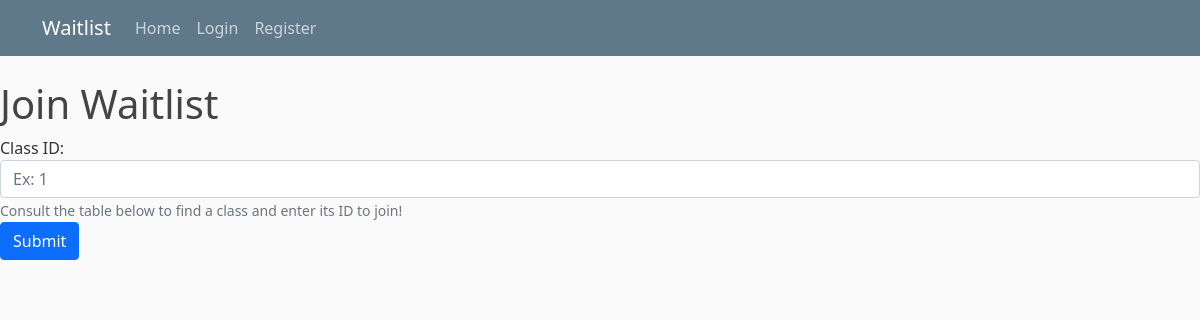
Before: /studenthome/joinwaitlist/ with the older database file.
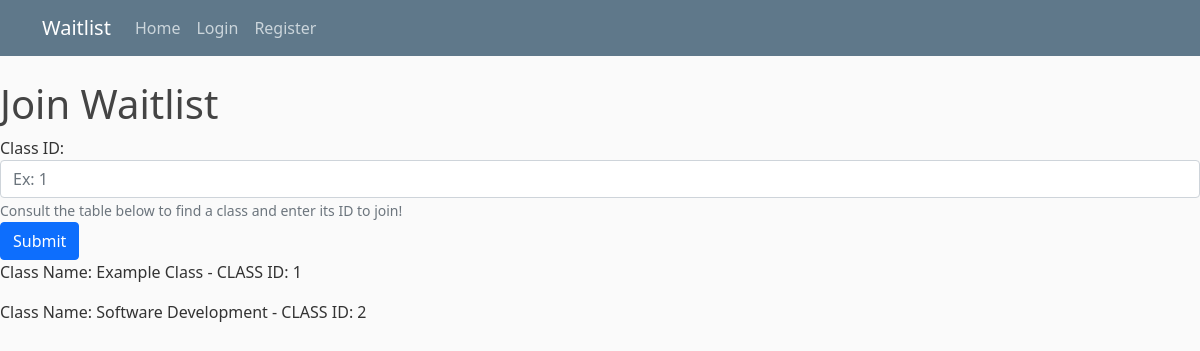
After: the same page with the newer database file.
### studentview/models.py (models this page shows)
class ClassWaitlist(models.Model):
    className = models.CharField(max_length=200, name="className")
    classCode = models.CharField(max_length=200) #ex: CSCI425
    crn = models.IntegerField(default=0)
    schedule = models.CharField(max_length=200)
    sortType = models.CharField(max_length=200) #we should probably change this to an enum eventually
    term = models.CharField(max_length=200) #we should probably turn this into some kind of custom datatype eventually
    professor = models.ForeignKey(User, on_delete=models.CASCADE) #dunno if cascade is nessicary.
    date_added = models.DateTimeField("date published")
    def __str__(self):
        return self.className

### studentview/views.py (the view)
# urls.py: path('joinwaitlist/',views.joinWaitlist, name='join-waitlist'),
def joinWaitlist(request):
    if request.method =='POST':
        classid = request.POST['classID']
        user = request.user
        message = ""
        waitlist = ClassWaitlist.objects.filter(id=classid).first()
        if waitlist and user:
            existing_ticket = StudentTicket.objects.filter(class_waitlist=waitlist, student=user).first()
            if existing_ticket:
                message = "You have already joined this class's waitlist."
            else:
                st = StudentTicket.objects.create(class_waitlist=waitlist, date_joined=timezone.now(), student=user)
                response = redirect('/studenthome/')
                return response
        else:
            message = "The specified class does not exist."
        context = {
            'title': 'join waitlist',
            'message': message,
            'classes': ClassWaitlist.objects.all(),
        }
        return render(request, 'studentview/join_waitlist.html', context)
    else:
        classes = ClassWaitlist.objects.all()
        context = {
            'title': 'join waitlist',
            'classes': classes
        }
        return render(request, 'studentview/join_waitlist.html', context)

### studentview/templates/studentview/join_waitlist.html (shortened to what this page needs)
{% extends "studentview/base.html" %}
{% block content %}
<h1>Join Waitlist</h1>
<form action="" method="post">
    <div class="form-group">
        <label for="classID">Class ID:</label>
        <input type="number" class="form-control" id="classID" name="classID" aria-describedby="idhelp" placeholder="Ex: 1">
        <small id="idhelp" class="form-text text-muted">Consult the table below to find a class and enter its ID to join!</small>
    </div>
    <button type="submit" class="btn btn-primary">Submit</button>
</form>
{% for aClass in classes %}
    <p> Class Name: {{ aClass }} - CLASS ID: {{aClass.id}}</p>
{% endfor %}
{% endblock content %}

### studentview/templates/studentview/base.html (shortened to what this page needs)
<!DOCTYPE html>
{% load static %}
<html lang="en">
<head>
    <link href="https://cdn.jsdelivr.net/npm/bootstrap@5.1.3/dist/css/bootstrap.min.css" rel="stylesheet">
    <link rel="stylesheet" type="text/css" href="{% static 'studentview/main.css' %}">
</head>
<body>
    <header class="site-header">
        <nav class="navbar navbar-expand-md navbar-dark bg-steel fixed-top">
            <div class="container">
                <a class="navbar-brand mr-4" href="/">Waitlist</a>
                <div class="collapse navbar-collapse" id="navbarToggle">
                    <div class="navbar-nav mr-auto">
                        <a class="nav-item nav-link" href="/studenthome">Home</a>
                    </div>
                    <div class="navbar-nav">
                        {% if user.is_authenticated %}
                            <a class="nav-item nav-link" href="{% url 'profile' %}">Profile</a>
                            <a class="nav-item nav-link" href="{% url 'logout' %}">Logout</a>
                        {% else %}
                            <a class="nav-item nav-link" href="{% url 'login' %}">Login</a>
                            <a class="nav-item nav-link" href="{% url 'register' %}">Register</a>
                        {% endif %}
                    </div>
                </div>
            </div>
        </nav>
    </header>
<div class="column-md-8">
    {% block content %}{% endblock %}
</div>
</body>
</html>

### studentview/static/studentview/main.css (style rules this page uses)
body { background: #fafafa; color: #333333; margin-top: 5rem; }
h1, h2, h3, h4, h5, h6 { color: #444444; }
.bg-steel { background-color: #5f788a; }
.site-header .navbar-nav .nav-link { color: #cbd5db; }

Changed rows visible on the page:
added ClassWaitlist: className "Example Class", id "1"
added ClassWaitlist: className "Software Development", id "2"
